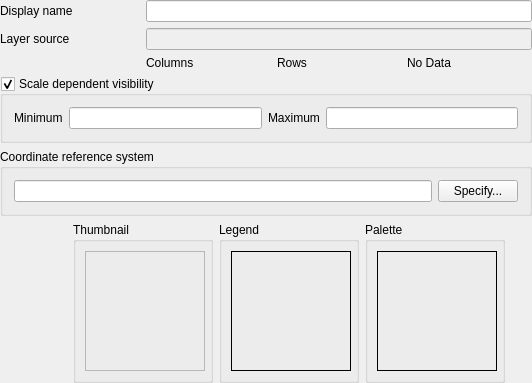
     <widget class="QWidget" name="tabBarPage4">
      <attribute name="icon">
       <iconset resource="../../images/images.qrc">
        <normaloff>:/images/themes/default/propertyicons/general.png</normaloff>:/images/themes/default/propertyicons/general.png</iconset>
      </attribute>
      <attribute name="title">
       <string>General</string>
      </attribute>
      <layout class="QGridLayout">
       <property name="margin">
        <number>0</number>
       </property>
       <item row="0" column="0" colspan="2">
        <widget class="QLabel" name="lblDisplayName">
         <property name="text">
          <string>Display name</string>
         </property>
        </widget>
       </item>
       <item row="0" column="2" colspan="4">
        <widget class="QLineEdit" name="leDisplayName"/>
       </item>
       <item row="1" column="0" colspan="2">
        <widget class="QLabel" name="lblLayerSource">
         <property name="text">
          <string>Layer source</string>
         </property>
        </widget>
       </item>
       <item row="1" column="2" colspan="4">
        <widget class="QLineEdit" name="leLayerSource">
         <property name="enabled">
          <bool>false</bool>
         </property>
        </widget>
       </item>
       <item row="2" column="2" colspan="4">
        <layout class="QGridLayout">
         <item row="0" column="0">
          <widget class="QLabel" name="lblColumns">
           <property name="sizePolicy">
            <sizepolicy hsizetype="Minimum" vsizetype="Minimum">
             <horstretch>0</horstretch>
             <verstretch>0</verstretch>
            </sizepolicy>
           </property>
           <property name="text">
            <string>Columns</string>
           </property>
          </widget>
         </item>
         <item row="0" column="1">
          <widget class="QLabel" name="lblRows">
           <property name="sizePolicy">
            <sizepolicy hsizetype="Minimum" vsizetype="Minimum">
             <horstretch>0</horstretch>
             <verstretch>0</verstretch>
            </sizepolicy>
           </property>
           <property name="text">
            <string>Rows</string>
           </property>
          </widget>
         </item>
         <item row="0" column="2">
          <widget class="QLabel" name="lblNoData">
           <property name="sizePolicy">
            <sizepolicy hsizetype="Minimum" vsizetype="Minimum">
             <horstretch>0</horstretch>
             <verstretch>0</verstretch>
            </sizepolicy>
           </property>
           <property name="text">
            <string>No Data</string>
           </property>
          </widget>
         </item>
        </layout>
       </item>
       <item row="3" column="0" colspan="6">
        <widget class="QGroupBox" name="chkUseScaleDependentRendering">
         <property name="title">
          <string>Scale dependent visibility</string>
         </property>
         <property name="checkable">
          <bool>true</bool>
         </property>
         <layout class="QGridLayout">
          <property name="margin">
           <number>11</number>
          </property>
          <item row="0" column="2">
           <widget class="QLabel" name="textLabel1_2_2_2">
            <property name="layoutDirection">
             <enum>Qt::RightToLeft</enum>
            </property>
            <property name="text">
             <string>Maximum</string>
            </property>
           </widget>
          </item>
          <item row="0" column="0">
           <widget class="QLabel" name="textLabel1_3">
            <property name="layoutDirection">
             <enum>Qt::RightToLeft</enum>
            </property>
            <property name="text">
             <string>Minimum</string>
            </property>
           </widget>
          </item>
          <item row="0" column="3">
           <widget class="QLineEdit" name="leMaximumScale"/>
          </item>
          <item row="0" column="1">
           <widget class="QLineEdit" name="leMinimumScale"/>
          </item>
         </layout>
        </widget>
       </item>
       <item row="4" column="0" colspan="6">
        <widget class="QGroupBox" name="grpSRS">
         <property name="title">
          <string>Coordinate reference system</string>
         </property>
         <layout class="QGridLayout">
          <property name="margin">
           <number>11</number>
          </property>
          <item row="0" column="1">
           <widget class="QPushButton" name="pbnChangeSpatialRefSys">
            <property name="toolTip">
             <string>Specify the coordinate reference system of the layer's geometry.</string>
            </property>
            <property name="whatsThis">
             <string>Specify the coordinate reference system of the layer's geometry.</string>
            </property>
            <property name="text">
             <string>Specify...</string>
            </property>
           </widget>
          </item>
          <item row="0" column="0">
           <widget class="QLineEdit" name="leSpatialRefSys">
            <property name="readOnly">
             <bool>true</bool>
            </property>
           </widget>
          </item>
         </layout>
        </widget>
       </item>
       <item row="5" column="0">
        <spacer>
         <property name="orientation">
          <enum>Qt::Horizontal</enum>
         </property>
         <property name="sizeHint" stdset="0">
          <size>
           <width>21</width>
           <height>20</height>
          </size>
         </property>
        </spacer>
       </item>
       <item row="5" column="1" colspan="2">
        <widget class="QGroupBox" name="groupBox10">
         <property name="maximumSize">
          <size>
           <width>140</width>
           <height>16777215</height>
          </size>
         </property>
         <property name="title">
          <string>Thumbnail</string>
         </property>
         <layout class="QGridLayout">
          <item row="0" column="0">
           <widget class="QLabel" name="pixmapThumbnail">
            <property name="minimumSize">
             <size>
              <width>120</width>
              <height>120</height>
             </size>
            </property>
            <property name="maximumSize">
             <size>
              <width>120</width>
              <height>120</height>
             </size>
            </property>
            <property name="frameShape">
             <enum>QFrame::StyledPanel</enum>
            </property>
            <property name="scaledContents">
             <bool>true</bool>
            </property>
           </widget>
          </item>
         </layout>
        </widget>
       </item>
       <item row="5" column="3">
        <widget class="QGroupBox" name="groupBox9">
         <property name="maximumSize">
          <size>
           <width>140</width>
           <height>16777215</height>
          </size>
         </property>
         <property name="title">
          <string>Legend</string>
         </property>
         <layout class="QGridLayout">
          <item row="0" column="0">
           <widget class="QLabel" name="pixmapLegend">
            <property name="minimumSize">
             <size>
              <width>120</width>
              <height>120</height>
             </size>
            </property>
            <property name="maximumSize">
             <size>
              <width>120</width>
              <height>120</height>
             </size>
            </property>
            <property name="frameShape">
             <enum>QFrame::Box</enum>
            </property>
            <property name="scaledContents">
             <bool>true</bool>
            </property>
           </widget>
          </item>
         </layout>
        </widget>
       </item>
       <item row="5" column="4">
        <widget class="QGroupBox" name="groupBox8">
         <property name="maximumSize">
          <size>
           <width>140</width>
           <height>16777215</height>
          </size>
         </property>
         <property name="title">
          <string>Palette</string>
         </property>
         <layout class="QGridLayout">
          <item row="0" column="0">
           <widget class="QLabel" name="pixmapPalette">
            <property name="minimumSize">
             <size>
              <width>120</width>
              <height>120</height>
             </size>
            </property>
            <property name="maximumSize">
             <size>
              <width>120</width>
              <height>120</height>
             </size>
            </property>
            <property name="frameShape">
             <enum>QFrame::Box</enum>
            </property>
            <property name="scaledContents">
             <bool>true</bool>
            </property>
           </widget>
          </item>
         </layout>
        </widget>
       </item>
       <item row="5" column="5">
        <spacer>
         <property name="orientation">
          <enum>Qt::Horizontal</enum>
         </property>
         <property name="sizeHint" stdset="0">
          <size>
           <width>21</width>
           <height>20</height>
          </size>
         </property>
        </spacer>
       </item>
      </layout>
     </widget>
